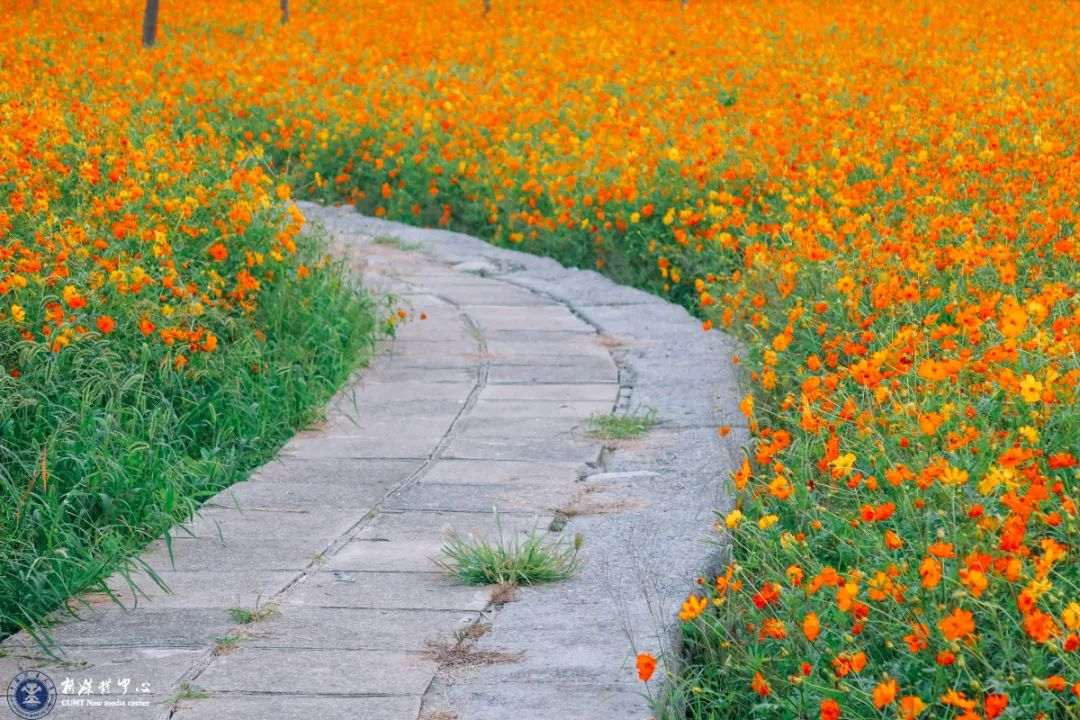
%> input picture Flowers.jpg, 1080 x 720 px
$ octave duijiaojingxiang.m   (GNU Octave 9; MATLAB toolbox functions it lacks are replaced by stand-ins)
%> lines starting %> are read from the running program, lines starting %| are printed output that depends on the picture
%% 获取图片基本信息
clear all;
im= imread('Flowers.jpg');
%> im is the input picture: size 720x1080x3 uint8; mean R, G, B 156.8, 140, 83.7
im_r=im(:,:,1);im_g=im(:,:,2);im_b=im(:,:,3);
%> after `im_b=im(:,:,3)`:
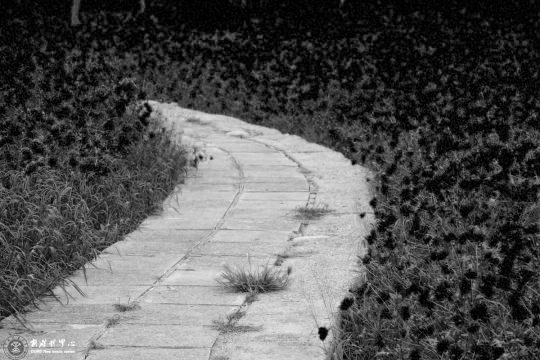
%> im_b: size 720x1080 uint8 (shown at 1/2 size); min 0, max 255, mean 83.7
[row,col]=size(im_r);
R=zeros(row,col);
G=zeros(row,col);
B=zeros(row,col);
%% 坐标变换
R(:,:)=im_r(end:-1:1,end:-1:1);
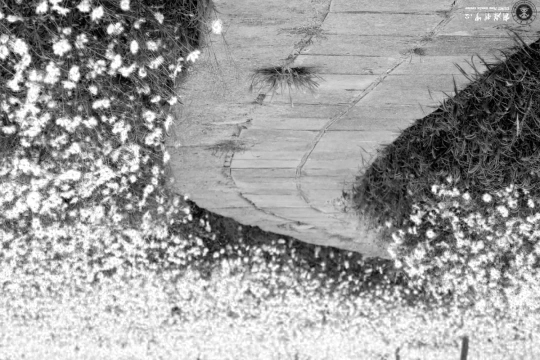
%> R: size 720x1080 double (shown at 1/2 size); min 0, max 255, mean 156.8; mean of the top-left, top-right, bottom-left and bottom-right quarters 138, 134.3, 190.2, 164.9
G(:,:)=im_g(end:-1:1,end:-1:1);
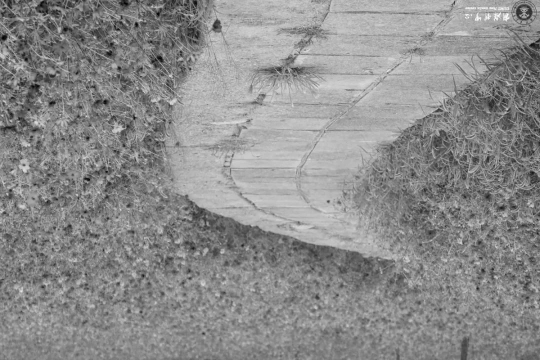
%> G: size 720x1080 double (shown at 1/2 size); min 0, max 255, mean 140; mean of the top-left, top-right, bottom-left and bottom-right quarters 135.9, 154.3, 134.7, 135.1
B(:,:)=im_b(end:-1:1,end:-1:1);
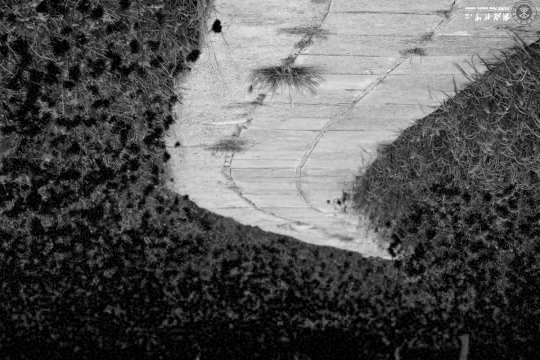
%> B: size 720x1080 double (shown at 1/2 size); min 0, max 255, mean 83.7; mean of the top-left, top-right, bottom-left and bottom-right quarters 94.6, 146.8, 38.5, 54.8
%% R/G/B的拼接
im_res(:,:,1)=R;
im_res(:,:,2)=G;
im_res(:,:,3)=B;
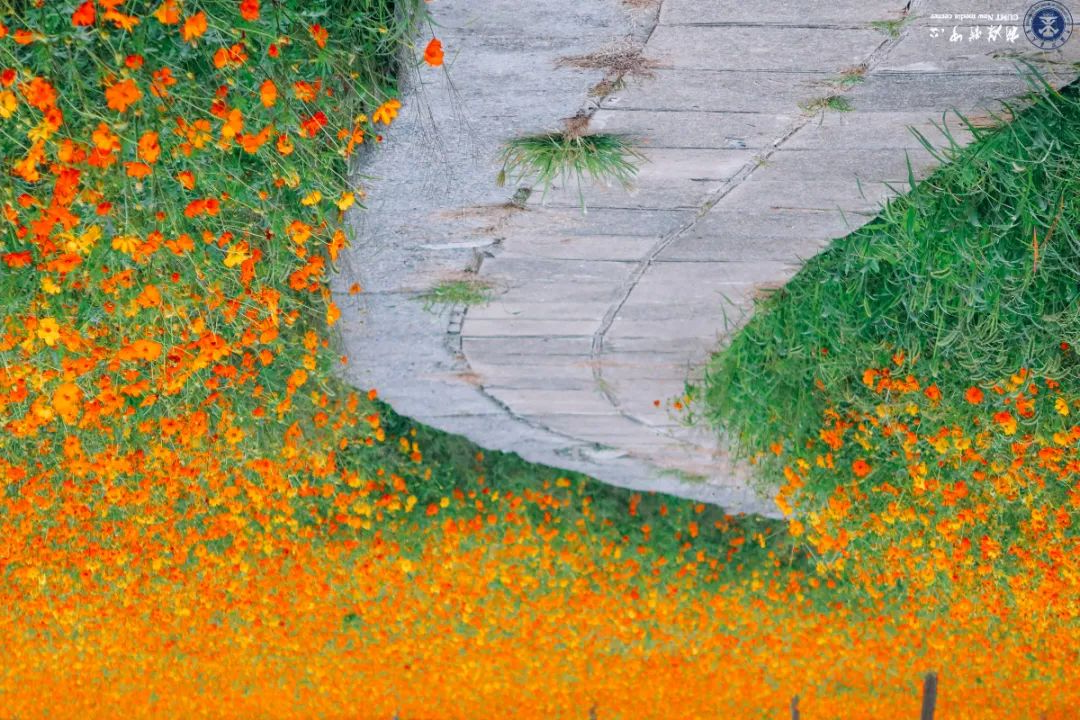
%> im_res: size 720x1080x3 double; mean R, G, B 156.8, 140, 83.7; mean of the top-left, top-right, bottom-left and bottom-right quarters 122.8, 145.1, 121.1, 118.2
%% 图像的生成
subplot(1,2,1);
imshow(im);
xlabel('原图')
subplot(1,2,2);
imshow(uint8(im_res));
xlabel('对角镜像')

$ run again, with Clock1.jpg copied over Flowers.jpg
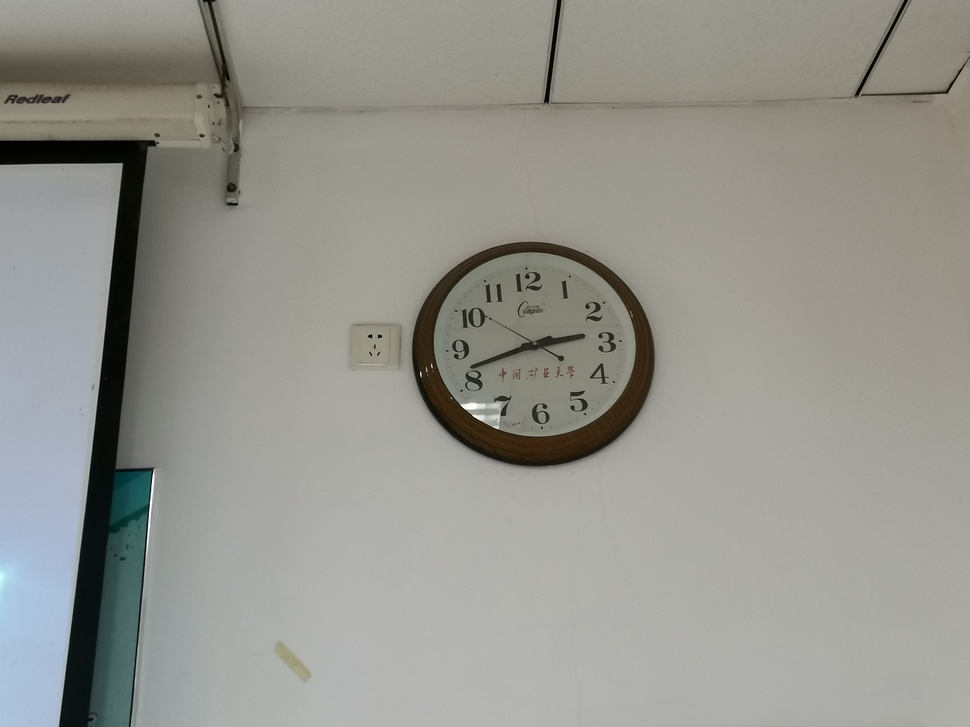
%> input picture Clock1.jpg, 970 x 727 px, shrunk from 4000 x 3000 before the run
%> im is the input picture: size 727x970x3 uint8; mean R, G, B 148.7, 148.8, 141.8
%> `im_b=im(:,:,3)`:
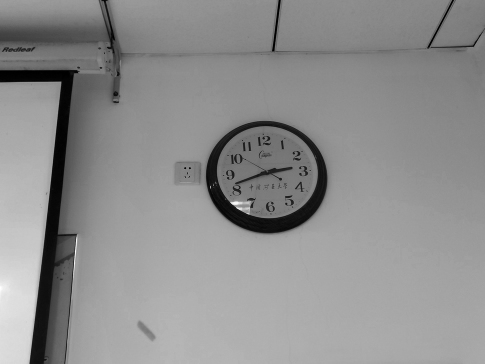
%> im_b: size 727x970 uint8 (shown at 1/2 size); min 0, max 255, mean 141.8
%> `im_res(:,:,3)=B;`:
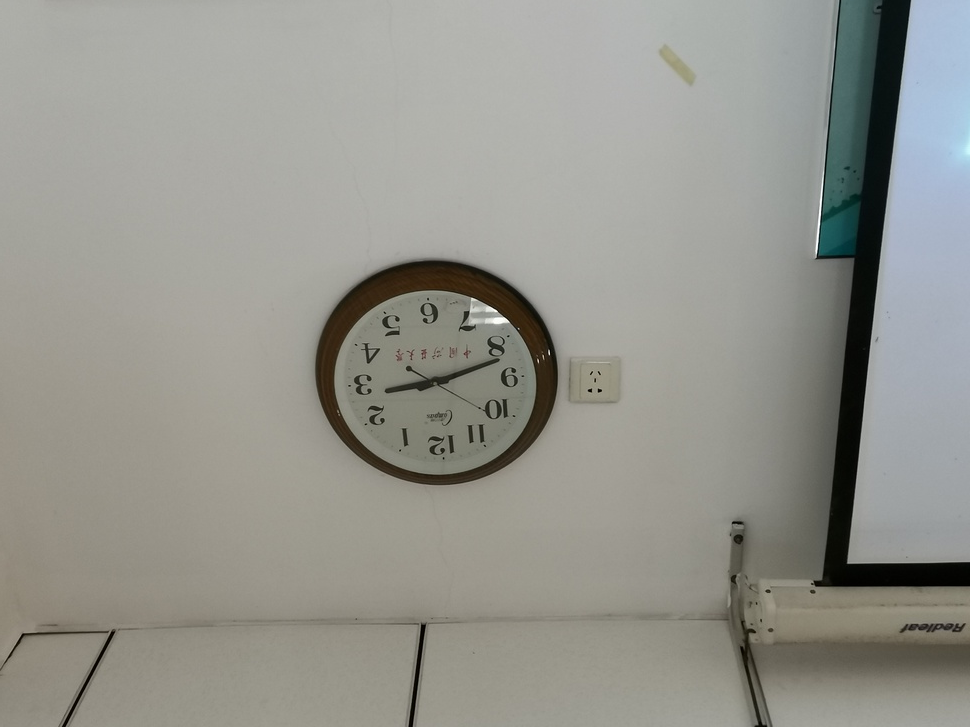
%> im_res: size 727x970x3 double; mean R, G, B 148.7, 148.8, 141.8; mean of the top-left, top-right, bottom-left and bottom-right quarters 161.6, 152.4, 140.3, 131.4
